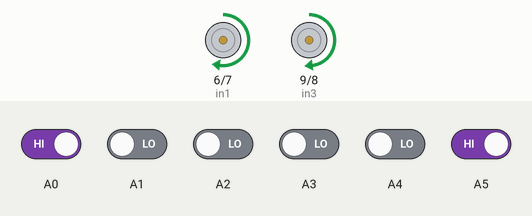
The sketch below on a simulated Arduino Uno, built with avr-gcc and run on an emulated ATmega328P. Parts: motor-driver pin pairs drawn as motors (green arrow = first pin HIGH = forward, orange = second pin HIGH = backward, longer = more drive, scaled by the enable pin). The inputs (shaded band) are chosen by the test bench; at power-on: A0, A5 HIGH, A1–4 LOW.

Above: at 1.2 s.
1.3 s: A1 driven HIGH
At 2.1 s:
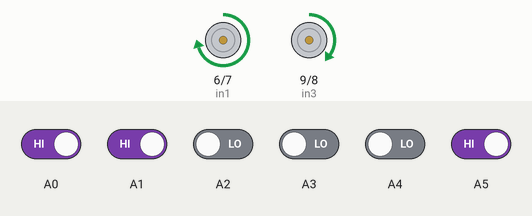
2.8 s: A0 driven LOW
At 3.3 s:
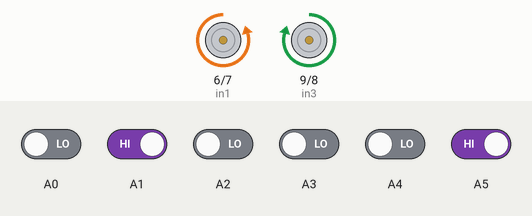
4.3 s: A0 driven HIGH
At 5.5 s:
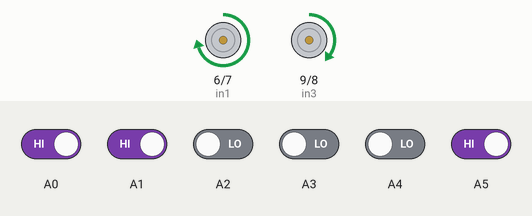
5.8 s: A5 driven LOW
At 6.7 s:
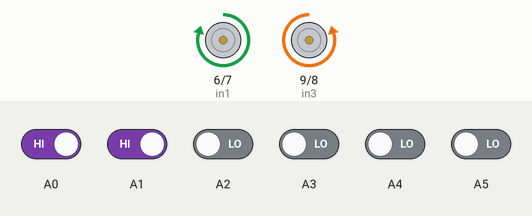
7.3 s: A1 driven LOW
At 7.9 s:
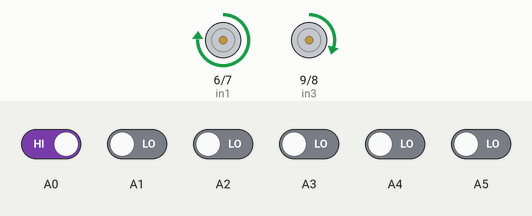
8.8 s: A2 driven HIGH
At 10.2 s:
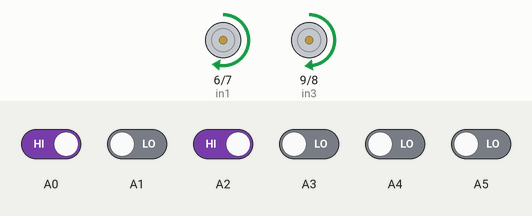
Timing chart, 0 to 11.3 s (numbered marks = the images above; inputs shaded):
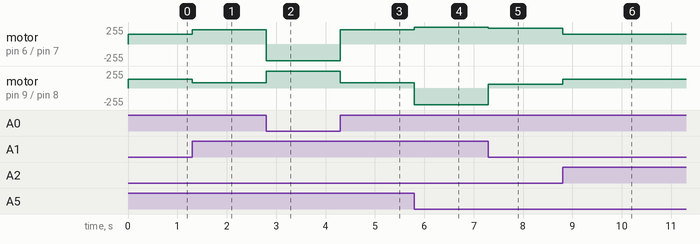

The sketch:

6_Sensors_analog_to_digital__B_W_.ino
```cpp
// for a WHITE LINE; white = 1, black = 0
// EnA = Left motor
// Due to motor faults, Left motor rpm < right motor rpm

#define in1 6
#define in2 7
#define in3 9
#define in4 8
#define enA 5
#define enB 10
#define white 1
#define black 0


 int frd_speed = 130;
 int basespeed = 140;
 int difference = 16;

 int softhigh = basespeed + 60;
 int mediumhigh = basespeed + 80;
 int hardhigh = basespeed + 110;
 int softlow = basespeed -60;
 int mediumlow = basespeed -80;
 int hardlow = basespeed + 110;
 int allwhite = 190;

 int lastdir = 0;


 void setup() {

  pinMode(in1,OUTPUT);
  pinMode(in2,OUTPUT);
  pinMode(in3,OUTPUT);
  pinMode(in4,OUTPUT);

    pinMode(enA,OUTPUT);
    pinMode(enB,OUTPUT);

      pinMode(A0, INPUT);
      pinMode(A1, INPUT);
      pinMode(A2, INPUT);
      pinMode(A3, INPUT);
      pinMode(A4, INPUT);
      pinMode(A5, INPUT);
}

void loop() {

  //Serial.begin(9600);
  int HL_SENSOR = digitalRead(A0);
  int ML_SENSOR = digitalRead(A1);
  int SL_SENSOR = digitalRead(A2);
  int SR_SENSOR = digitalRead(A3);
  int MR_SENSOR = digitalRead(A4);
  int HR_SENSOR = digitalRead(A5);
  //unsigned int values[6];
  //unsigned int values[6] = {HL_SENSOR, ML_SENSOR, SL_SENSOR, SR_SENSOR, MR_SENSOR, HR_SENSOR};
  //debug();
  //unsigned int digit = analogtodigital(values);
  //debug2(digit);
  //Serial.println(digitalRead(A1));

if (HL_SENSOR == black) {
  lastdir = -1;
}
if (HR_SENSOR == black) {
  lastdir = 1;
}
if(HL_SENSOR==white && ML_SENSOR==white && SL_SENSOR==white && SR_SENSOR==white && MR_SENSOR==white && HR_SENSOR==white) { //1
    lastdirection(); //FORWARD
    //forward();
}

  else if(HL_SENSOR==white && ML_SENSOR==white && SL_SENSOR==white && SR_SENSOR==white && MR_SENSOR==white && HR_SENSOR==black) { //2
    hardright();
 }

  else if(HL_SENSOR==white && ML_SENSOR==white && SL_SENSOR==white && SR_SENSOR==white && MR_SENSOR==black && HR_SENSOR==white) { //3
    mediumright();
}

  else if(HL_SENSOR==white && ML_SENSOR==white && SL_SENSOR==white && SR_SENSOR==white && MR_SENSOR==black && HR_SENSOR==black) { //1
    hardright();
}

  else if(HL_SENSOR==white && ML_SENSOR==white && SL_SENSOR==white && SR_SENSOR==black && MR_SENSOR==white && HR_SENSOR==white) { //1
    softright();
}

  else if(HL_SENSOR==white && ML_SENSOR==white && SL_SENSOR==white && SR_SENSOR==black && MR_SENSOR==white && HR_SENSOR==black) { //6
    hardright();
}

  else if(HL_SENSOR==white && ML_SENSOR==white && SL_SENSOR==white && SR_SENSOR==black && MR_SENSOR==black && HR_SENSOR==white) { //7
    softright();
}

  else if(HL_SENSOR==white && ML_SENSOR==white && SL_SENSOR==white && SR_SENSOR==black && MR_SENSOR==black && HR_SENSOR==black) { //8
    hardright();
}

  else if(HL_SENSOR==white && ML_SENSOR==white && SL_SENSOR==black && SR_SENSOR==white && MR_SENSOR==white && HR_SENSOR==white) { //9
    softleft();
}
  else if(HL_SENSOR==white && ML_SENSOR==white && SL_SENSOR==black && SR_SENSOR==white && MR_SENSOR==white && HR_SENSOR==black) { //10
    hardright();
}
  else if(HL_SENSOR==white && ML_SENSOR==white && SL_SENSOR==black && SR_SENSOR==white && MR_SENSOR==black && HR_SENSOR==white) { //11
    softright();
}
  else if(HL_SENSOR==white && ML_SENSOR==white && SL_SENSOR==black && SR_SENSOR==white && MR_SENSOR==black && HR_SENSOR==black) { //12
    hardright();
}
  else if(HL_SENSOR==white && ML_SENSOR==white && SL_SENSOR==black && SR_SENSOR==black && MR_SENSOR==white && HR_SENSOR==white) { //13
    forward();
}
 else if(HL_SENSOR==white && ML_SENSOR==white && SL_SENSOR==black && SR_SENSOR==black && MR_SENSOR==white && HR_SENSOR==black) { //14
    hardright();
}
 else if(HL_SENSOR==white && ML_SENSOR==white && SL_SENSOR==black && SR_SENSOR==black && MR_SENSOR==black && HR_SENSOR==white) { //15
    softright();
}
 else if(HL_SENSOR==white && ML_SENSOR==white && SL_SENSOR==black && SR_SENSOR==black && MR_SENSOR==black && HR_SENSOR==black) { //16
    hardright();
}
 else if(HL_SENSOR==white && ML_SENSOR==black && SL_SENSOR==white && SR_SENSOR==white && MR_SENSOR==white && HR_SENSOR==white) { //17
    mediumleft();
}
 else if(HL_SENSOR==white && ML_SENSOR==black && SL_SENSOR==white && SR_SENSOR==black && MR_SENSOR==white && HR_SENSOR==white) { //18
    softleft();
}
 else if(HL_SENSOR==white && ML_SENSOR==black && SL_SENSOR==black && SR_SENSOR==white && MR_SENSOR==white && HR_SENSOR==white) { //19
    softleft();
}
 else if(HL_SENSOR==white && ML_SENSOR==black && SL_SENSOR==black && SR_SENSOR==white && MR_SENSOR==white && HR_SENSOR==black) { //20
    hardright();
}
 else if(HL_SENSOR==white && ML_SENSOR==black && SL_SENSOR==black && SR_SENSOR==white && MR_SENSOR==black && HR_SENSOR==black) { //21
    hardright();
}
 else if(HL_SENSOR==white && ML_SENSOR==black && SL_SENSOR==black && SR_SENSOR==black && MR_SENSOR==white && HR_SENSOR==white) { //22
    softleft();
}
 else if(HL_SENSOR==white && ML_SENSOR==black && SL_SENSOR==black && SR_SENSOR==black && MR_SENSOR==white && HR_SENSOR==black) { //23
    hardright();
}
 else if(HL_SENSOR==white && ML_SENSOR==black && SL_SENSOR==black && SR_SENSOR==black && MR_SENSOR==black && HR_SENSOR==white) { //24
    forward();
    //boost();
}
 else if(HL_SENSOR==white && ML_SENSOR==black && SL_SENSOR==black && SR_SENSOR==black && MR_SENSOR==black && HR_SENSOR==black) { //25
    mediumright();
    //boost();
}
 else if(HL_SENSOR==black && ML_SENSOR==white && SL_SENSOR==white && SR_SENSOR==white && MR_SENSOR==white && HR_SENSOR==white) { //26
    hardleft();
}
 else if(HL_SENSOR==black && ML_SENSOR==white && SL_SENSOR==white && SR_SENSOR==white && MR_SENSOR==white && HR_SENSOR==black) { //27
    hardleft();
}
 else if(HL_SENSOR==black && ML_SENSOR==white && SL_SENSOR==white && SR_SENSOR==white && MR_SENSOR==black && HR_SENSOR==black) { //28
    hardright();
}
 else if(HL_SENSOR==black && ML_SENSOR==white && SL_SENSOR==white && SR_SENSOR==black && MR_SENSOR==white && HR_SENSOR==white) { //29
    hardleft();
}
 else if(HL_SENSOR==black && ML_SENSOR==white && SL_SENSOR==white && SR_SENSOR==black && MR_SENSOR==black && HR_SENSOR==white) { //30
    hardleft();
}
 else if(HL_SENSOR==black && ML_SENSOR==white && SL_SENSOR==white && SR_SENSOR==black && MR_SENSOR==black && HR_SENSOR==black) { //31
    hardright();
}
 else if(HL_SENSOR==black && ML_SENSOR==white && SL_SENSOR==black && SR_SENSOR==white && MR_SENSOR==white && HR_SENSOR==white) { //32
    hardleft();
}
 else if(HL_SENSOR==black && ML_SENSOR==white && SL_SENSOR==black && SR_SENSOR==black && MR_SENSOR==white && HR_SENSOR==white) { //33
    hardleft();
}
 else if(HL_SENSOR==black && ML_SENSOR==white && SL_SENSOR==black && SR_SENSOR==black && MR_SENSOR==black && HR_SENSOR==white) { //34
    hardleft();
}
 else if(HL_SENSOR==black && ML_SENSOR==white && SL_SENSOR==black && SR_SENSOR==black && MR_SENSOR==black && HR_SENSOR==black) { //35
    hardleft();
    //hardleft();
}
 else if(HL_SENSOR==black && ML_SENSOR==black && SL_SENSOR==white && SR_SENSOR==white && MR_SENSOR==white && HR_SENSOR==white) { //36
    hardleft();
}
 else if(HL_SENSOR==black && ML_SENSOR==black && SL_SENSOR==white && SR_SENSOR==white && MR_SENSOR==white && HR_SENSOR==black) { //37
    hardleft();
}
 else if(HL_SENSOR==black && ML_SENSOR==black && SL_SENSOR==white && SR_SENSOR==black && MR_SENSOR==white && HR_SENSOR==white) { //38
    hardleft();
}
 else if(HL_SENSOR==black && ML_SENSOR==black && SL_SENSOR==white && SR_SENSOR==black && MR_SENSOR==black && HR_SENSOR==white) { //39
    hardleft();
}
 else if(HL_SENSOR==black && ML_SENSOR==black && SL_SENSOR==white && SR_SENSOR==black && MR_SENSOR==black && HR_SENSOR==black) { //40
    hardleft();
}
 else if(HL_SENSOR==black && ML_SENSOR==black && SL_SENSOR==black && SR_SENSOR==white && MR_SENSOR==white && HR_SENSOR==white) { //41
    hardleft();
}
 else if(HL_SENSOR==black && ML_SENSOR==black && SL_SENSOR==black && SR_SENSOR==white && MR_SENSOR==white && HR_SENSOR==black) { //42
    hardleft();
}
 else if(HL_SENSOR==black && ML_SENSOR==black && SL_SENSOR==black && SR_SENSOR==white && MR_SENSOR==black && HR_SENSOR==black) { //43
    fiveB();
}
 else if(HL_SENSOR==black && ML_SENSOR==black && SL_SENSOR==black && SR_SENSOR==black && MR_SENSOR==white && HR_SENSOR==white) { //44
    hardleft();
}
 else if(HL_SENSOR==black && ML_SENSOR==black && SL_SENSOR==black && SR_SENSOR==black && MR_SENSOR==white && HR_SENSOR==black) { //45
    fiveB();
}
 else if(HL_SENSOR==black && ML_SENSOR==black && SL_SENSOR==black && SR_SENSOR==black && MR_SENSOR==black && HR_SENSOR==white) { //46
    fiveB();
}
 else if(HL_SENSOR==black && ML_SENSOR==black && SL_SENSOR==black && SR_SENSOR==black && MR_SENSOR==black && HR_SENSOR==black) { //47
    fiveB();
}
 else {
    forward();
}

}

void fiveB()
{
  forward();
}
void boost()
{
            digitalWrite(in1, HIGH);
            digitalWrite(in2, LOW);
            digitalWrite(in3, HIGH);
            digitalWrite(in4, LOW);

            analogWrite(enA, 255);
            analogWrite(enB, 255 - difference);
}
void lastdirection()
{
  if (lastdir == -1)
  {
            digitalWrite(in1, LOW);
            digitalWrite(in2, HIGH);
            digitalWrite(in3, HIGH);
            digitalWrite(in4, LOW);

            analogWrite(enA, allwhite + difference);
            analogWrite(enB, allwhite);
            lastdir = -1;
  }

    else
    {
            digitalWrite(in1, HIGH);
            digitalWrite(in2, LOW);
            digitalWrite(in3, LOW);
            digitalWrite(in4, HIGH);

            analogWrite(enA, allwhite + difference);
            analogWrite(enB, allwhite);
            lastdir = 1;
    }
}


void softright()
{
            digitalWrite(in1, HIGH);
            digitalWrite(in2, LOW);
            digitalWrite(in3, HIGH);
            digitalWrite(in4, LOW);

            analogWrite(enA, softhigh + difference);
            analogWrite(enB, softlow);
           // lastdir = 1;
}

void mediumright()
{
            digitalWrite(in1, HIGH);
            digitalWrite(in2, LOW);
            digitalWrite(in3, HIGH);
            digitalWrite(in4, LOW);

            analogWrite(enA, mediumhigh + difference);
            analogWrite(enB, mediumlow);
            //lastdir = 1;
}

void hardright()
{

            digitalWrite(in1, HIGH);
            digitalWrite(in2, LOW);
            digitalWrite(in3, LOW);
            digitalWrite(in4, HIGH);

            analogWrite(enA, hardhigh);
            analogWrite(enB, hardlow);
            //lastdir = 1;
}

void softleft()
{
            digitalWrite(in1, HIGH);
            digitalWrite(in2, LOW);
            digitalWrite(in3, HIGH);
            digitalWrite(in4, LOW);

            analogWrite(enA, softlow + difference);
            analogWrite(enB, softhigh);
            //lastdir = -1;
}

void mediumleft()
{
            digitalWrite(in1, HIGH);
            digitalWrite(in2, LOW);
            digitalWrite(in3, HIGH);
            digitalWrite(in4, LOW);

            analogWrite(enA, mediumlow + difference);
            analogWrite(enB, mediumhigh);
            //lastdir = -1;
}

void hardleft()
{

            digitalWrite(in1, LOW);
            digitalWrite(in2, HIGH);
            digitalWrite(in3, HIGH);
            digitalWrite(in4, LOW);
            //lastdir = -1;

            analogWrite(enA, hardlow);
            analogWrite(enB, hardhigh);
}

void forward()
{
            digitalWrite(in1, HIGH);
            digitalWrite(in2, LOW);
            digitalWrite(in3, HIGH);
            digitalWrite(in4, LOW);

                analogWrite(enA, frd_speed + difference);
                analogWrite(enB, frd_speed);
}

//void backward()
//{
//            digitalWrite(in1, LOW);
//            digitalWrite(in2, HIGH);
//            digitalWrite(in3, LOW);
//            digitalWrite(in4, HIGH);
//
//                analogWrite(enA, M1_Speed);
//                analogWrite(enB, M2_Speed);
//}


//unsigned int analogtodigital(unsigned int arg[]) {
//  unsigned int digital[6];
//  for (int i=0; i < 6; i++) {
//    if (arg[i] >= 95) {
//      digital[i] = 1;
//    }
//    else {
//      digital[i] = 1;
//    }
//  }
//  return digital;
//}

//void debug() {
//    int HL_SENSOR = digitalRead(A0);
//  int ML_SENSOR = digitalRead(A1);
//  int SL_SENSOR = digitalRead(A2);
//  int SR_SENSOR = digitalRead(A3);
//  int MR_SENSOR = digitalRead(A4);
//  int HR_SENSOR = digitalRead(A5);
//  unsigned int values[6] = {HL_SENSOR, ML_SENSOR, SL_SENSOR, SR_SENSOR, MR_SENSOR, HR_SENSOR};
//  for (int u=0; u < 255; u++) {
//      int HL_SENSOR = digitalRead(A0);
//  int ML_SENSOR = digitalRead(A1);
//  int SL_SENSOR = digitalRead(A2);
//  int SR_SENSOR = digitalRead(A3);
//  int MR_SENSOR = digitalRead(A4);
//  int HR_SENSOR = digitalRead(A5);
//  unsigned int values[6] = {HL_SENSOR, ML_SENSOR, SL_SENSOR, SR_SENSOR, MR_SENSOR, HR_SENSOR};
//    for (int i=0; i < 6; i++) {
//        Serial.print(values[i]);
//        Serial.print(" ");
//  }
//  Serial.println();
//  delay(200);
//  }
//}

//void debug2(unsigned int arg[]) {
//    for (int i=0; i < 6; i++) {
//        Serial.print(arg[i]);
//        Serial.print(" ");
//  }
//  Serial.println();
//  delay(200);
//}

void Stop() {
  digitalWrite(in1, LOW);
  digitalWrite(in2, LOW);
  digitalWrite(in3, LOW);
  digitalWrite(in4, LOW);
}
```

Measured:
- after the input at 1.3 s, motor on pin 6 (in1) / pin 7 (in2): forward 146/255 → forward 216/255 at once; motor on pin 9 (in3) / pin 8 (in4): forward 130/255 → forward 80/255 at once
- after the input at 2.8 s, motor on pin 6 (in1) / pin 7 (in2): forward 216/255 → backward 250/255 at once; motor on pin 9 (in3) / pin 8 (in4): forward 80/255 → forward 250/255 at once
- after the input at 4.3 s, motor on pin 6 (in1) / pin 7 (in2): backward 250/255 → forward 216/255 at once; motor on pin 9 (in3) / pin 8 (in4): forward 250/255 → forward 80/255 at once
- after the input at 5.8 s, motor on pin 6 (in1) / pin 7 (in2): forward 216/255 → forward 250/255 at once; motor on pin 9 (in3) / pin 8 (in4): forward 80/255 → backward 250/255 at once
- after the input at 7.3 s, motor on pin 6 (in1) / pin 7 (in2): forward 250/255 → forward 236/255 at once; motor on pin 9 (in3) / pin 8 (in4): backward 250/255 → forward 60/255 at once
- after the input at 8.8 s, motor on pin 6 (in1) / pin 7 (in2): forward 236/255 → forward 146/255 at once; motor on pin 9 (in3) / pin 8 (in4): forward 60/255 → forward 130/255 at once
